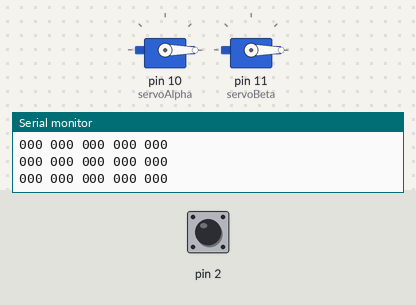
The sketch below on a simulated Arduino Uno, built with avr-gcc and run on an emulated ATmega328P. Parts: 2 × servo, the last lines printed to the serial monitor. Inputs (shaded band) come from the test bench; at power-on: pin 2 LOW.

Above: at 1.2 s.
1.3 s: pin 2 pulled HIGH for 1 s
At 2.3 s:
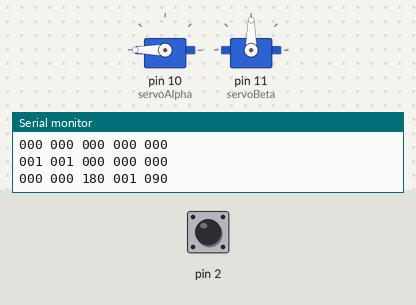
4.9 s: pin 2 pulled HIGH for 1 s
8.3 s: pin 2 pulled HIGH for 3.2 s
At 11.95 s:
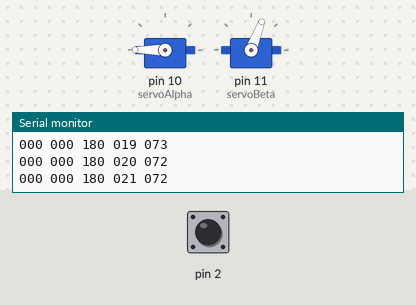
14.5 s: pin 2 pulsed HIGH 5 times (0.12 s each, 0.3 s apart)
At 17.06 s:
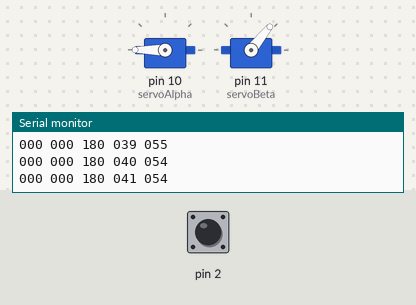
17.5 s: pin 2 pulsed HIGH 5 times (0.12 s each, 0.3 s apart)
Timing chart, 0 to 23.0 s (numbered marks = the images above; inputs shaded):
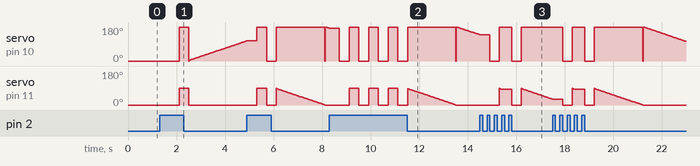

Measured:
- after the input at 1.3 s, servo on pin 11 (servoBeta): 0° → 90° after 0.81 s, → 0° 0.40 s later
- after the input at 8.3 s, servo on pin 11 (servoBeta): ramps from 90° to 0° and jumps back, once every 0.80 s
- after the input at 14.5 s, servo on pin 11 (servoBeta): ramps from 90° to 0° and jumps back, once every 0.90 s

The sketch:

nat_animation.ino
```cpp
#include <Servo.h>
int backAnimation = 0;
int buttonCount = 0;
int forwardAnimation = 0;
int servoPositionAlpha = 0;
int servoPositionBeta = 0;
Servo servoAlpha;
Servo servoBeta;

void setup() {
  servoAlpha.attach(10);
  servoBeta.attach(11);
  pinMode(2, INPUT);
  Serial.begin(9600);
}

void incrementForwardAnimation() {
  if (forwardAnimation > 0) {
    forwardAnimation += 1;
  }
  if (forwardAnimation == 300) {
    forwardAnimation = 0;
  }
}

void incrementBackAnimation() {
  if (backAnimation > 0) {
    backAnimation += 1;
  }
  if (backAnimation == 300) {
    backAnimation = 0;
  }
}

void showValues() {
  char buffer[30];
  sprintf(buffer, "%03d %03d %03d %03d %03d\n", buttonCount, forwardAnimation, servoPositionAlpha, backAnimation, servoPositionBeta);
  Serial.write(buffer);
}

int alphaForward() {
  if (forwardAnimation > 0 && forwardAnimation < 200) {
    return map(forwardAnimation, 0, 200, 0, 180);
  }
  if (forwardAnimation >= 201 && forwardAnimation < 300) {
    return 180;
  }
}

int betaForward() {
  if (forwardAnimation >= 0 && forwardAnimation < 200) {
    return 0;
  }
  if (forwardAnimation >= 201 && forwardAnimation < 300) {
    return map(forwardAnimation, 201, 300, 0, 90);
  }
}

int alphaBack() {
  if (backAnimation >= 0 && backAnimation < 100) {
    return 180;
  }
  if (backAnimation >= 101 && backAnimation < 300) {
    return map(backAnimation, 101, 300, 180, 0);
  }
}

int betaBack() {
  if (backAnimation > 0 && backAnimation < 100) {
    return map(backAnimation, 0, 100, 90, 0);
  }
  if (backAnimation >= 101 && backAnimation < 300) {
    return 0;
  }
}

void startAnimationButton() {
  if (digitalRead(2) == HIGH) {
    delay(400);
    if (buttonCount == 0) {
      buttonCount = 1;
      forwardAnimation = 1;
      backAnimation = 0;
    } else {
      buttonCount = 0;
      forwardAnimation = 0;
      backAnimation = 1;
    }
  }
}

void animation(){
  startAnimationButton();
  if (buttonCount == 1 && forwardAnimation > 0) {
     servoPositionAlpha = alphaForward();
     servoPositionBeta = betaForward();
  }
  if (buttonCount == 0 && backAnimation > 0) {
    servoPositionAlpha = alphaBack();
    servoPositionBeta = betaBack();
  }
  servoAlpha.write(servoPositionAlpha);
  servoBeta.write(servoPositionBeta);
  showValues();
  incrementForwardAnimation();
  incrementBackAnimation();
}

void loop() {
  animation();
}
```
